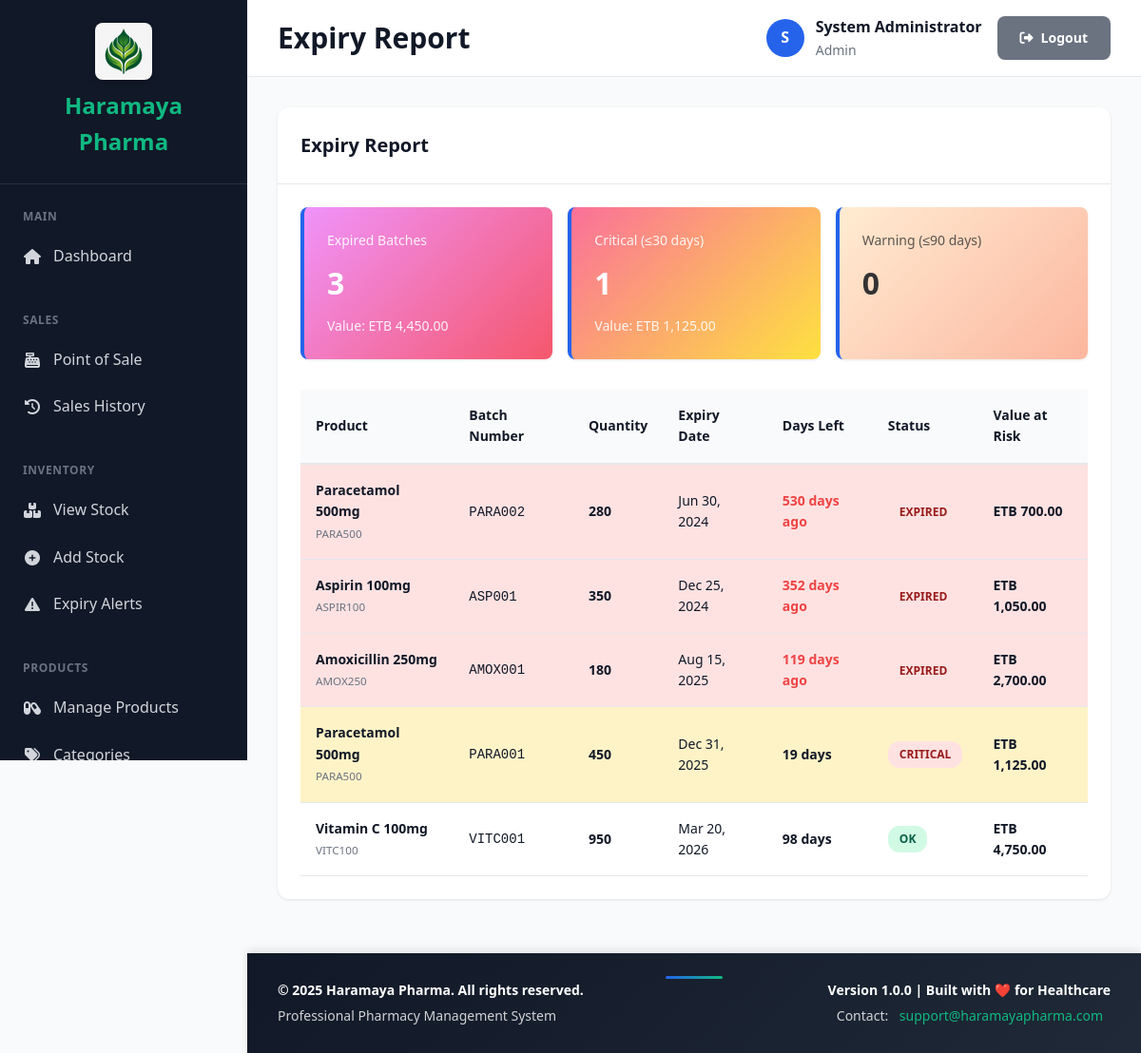
The app's page /modules/reports/expiry-report.php (signed in) with its own data.
### tables this page shows
CREATE TABLE IF NOT EXISTS stock_batches (
    batch_id INT AUTO_INCREMENT PRIMARY KEY,
    product_id INT NOT NULL,
    supplier_id INT NOT NULL,
    batch_number VARCHAR(100) NOT NULL,
    quantity_received INT NOT NULL,
    quantity_remaining INT NOT NULL,
    unit_cost DECIMAL(10,2) NOT NULL,
    expiry_date DATE NOT NULL,
    received_date DATE NOT NULL,
    received_by INT NOT NULL,
    notes TEXT,
    created_at TIMESTAMP DEFAULT CURRENT_TIMESTAMP,
    FOREIGN KEY (product_id) REFERENCES products(product_id) ON DELETE CASCADE,
    FOREIGN KEY (supplier_id) REFERENCES suppliers(supplier_id) ON DELETE RESTRICT,
    FOREIGN KEY (received_by) REFERENCES users(user_id) ON DELETE RESTRICT,
    INDEX idx_product_batch (product_id, batch_number),
    INDEX idx_expiry_date (expiry_date),
    INDEX idx_supplier (supplier_id)
);

CREATE TABLE IF NOT EXISTS products (
    product_id INT AUTO_INCREMENT PRIMARY KEY,
    product_code VARCHAR(50) NOT NULL UNIQUE,
    product_name VARCHAR(200) NOT NULL,
    generic_name VARCHAR(200),
    category_id INT NOT NULL,
    strength VARCHAR(50),
    dosage_form VARCHAR(50),
    unit_price DECIMAL(10,2) NOT NULL,
    reorder_level INT DEFAULT 10,
    requires_prescription BOOLEAN DEFAULT FALSE,
    is_active BOOLEAN DEFAULT TRUE,
    created_at TIMESTAMP DEFAULT CURRENT_TIMESTAMP,
    FOREIGN KEY (category_id) REFERENCES product_categories(category_id) ON DELETE RESTRICT,
    INDEX idx_product_code (product_code),
    INDEX idx_product_name (product_name),
    INDEX idx_category (category_id)
);

### includes/security.php (called while the page is built, shortened)
<?php
function clean($data) {
    return htmlspecialchars($data, ENT_QUOTES, 'UTF-8');
}

### modules/reports/expiry-report.php (the view, shortened to what this page needs)
<?php
$pdo = require __DIR__ . '/../../config/database.php';
require_once __DIR__ . '/../../templates/header.php';
$stmt = $pdo->query("
    SELECT
        p.product_name,
        p.product_code,
        sb.batch_number,
        sb.quantity_remaining,
        sb.expiry_date,
        p.unit_price,
        DATEDIFF(sb.expiry_date, CURDATE()) as days_to_expiry,
        CASE
            WHEN DATEDIFF(sb.expiry_date, CURDATE()) < 0 THEN 'expired'
            WHEN DATEDIFF(sb.expiry_date, CURDATE()) <= 30 THEN 'critical'
            WHEN DATEDIFF(sb.expiry_date, CURDATE()) <= 90 THEN 'warning'
            ELSE 'normal'
        END as status
    FROM stock_batches sb
    JOIN products p ON sb.product_id = p.product_id
    WHERE sb.quantity_remaining > 0
    ORDER BY sb.expiry_date ASC
");
$batches = $stmt->fetchAll();
$expired = array_filter($batches, fn($b) => $b['status'] === 'expired');
$critical = array_filter($batches, fn($b) => $b['status'] === 'critical');
$warning = array_filter($batches, fn($b) => $b['status'] === 'warning');
$expired_value = array_sum(array_map(fn($b) => $b['quantity_remaining'] * $b['unit_price'], $expired));
$critical_value = array_sum(array_map(fn($b) => $b['quantity_remaining'] * $b['unit_price'], $critical));
?>
<div class="card">
    <div class="card-header">
        <h2 class="card-title">Expiry Report</h2>
    </div>
    <div class="card-body">
        <div style="display: grid; grid-template-columns: repeat(auto-fit, minmax(200px, 1fr)); gap: 1rem; margin-bottom: 2rem;">
            <div class="stat-card" style="background: linear-gradient(135deg, #f093fb 0%, #f5576c 100%); color: white; padding: 1.5rem; border-radius: 8px;">
                <div style="font-size: 0.875rem; opacity: 0.9;">Expired Batches</div>
                <div style="font-size: 2rem; font-weight: bold; margin-top: 0.5rem;">
                    <?php echo count($expired); ?>
                </div>
                <div style="font-size: 0.875rem; opacity: 0.9; margin-top: 0.5rem;">
                    Value: ETB <?php echo number_format($expired_value, 2); ?>
                </div>
            </div>
            <div class="stat-card" style="background: linear-gradient(135deg, #fa709a 0%, #fee140 100%); color: white; padding: 1.5rem; border-radius: 8px;">
                <div style="font-size: 0.875rem; opacity: 0.9;">Critical (≤30 days)</div>
                <div style="font-size: 2rem; font-weight: bold; margin-top: 0.5rem;">
                    <?php echo count($critical); ?>
                </div>
                <div style="font-size: 0.875rem; opacity: 0.9; margin-top: 0.5rem;">
                    Value: ETB <?php echo number_format($critical_value, 2); ?>
                </div>
            </div>
            <div class="stat-card" style="background: linear-gradient(135deg, #ffecd2 0%, #fcb69f 100%); color: #333; padding: 1.5rem; border-radius: 8px;">
                <div style="font-size: 0.875rem; opacity: 0.8;">Warning (≤90 days)</div>
                <div style="font-size: 2rem; font-weight: bold; margin-top: 0.5rem;">
                    <?php echo count($warning); ?>
                </div>
            </div>
        </div>
        <div class="table-container">
            <table class="data-table">
                <thead>
                    <tr>
                        <th>Product</th>
                        <th>Batch Number</th>
                        <th>Quantity</th>
                        <th>Expiry Date</th>
                        <th>Days Left</th>
                        <th>Status</th>
                        <th>Value at Risk</th>
                    </tr>
                </thead>
                <tbody>
                    <?php foreach ($batches as $batch): ?>
                    <?php
                        $days = $batch['days_to_expiry'];
                        $value = $batch['quantity_remaining'] * $batch['unit_price'];
                        if ($batch['status'] === 'expired') {
                            $badge = '<span class="badge badge-danger">EXPIRED</span>';
                            $row_style = 'background-color: #fee2e2;';
                        } elseif ($batch['status'] === 'critical') {
                            $badge = '<span class="badge badge-danger">CRITICAL</span>';
                            $row_style = 'background-color: #fef3c7;';
                        } elseif ($batch['status'] === 'warning') {
                            $badge = '<span class="badge badge-warning">WARNING</span>';
                            $row_style = '';
                        } else {
                            $badge = '<span class="badge badge-success">OK</span>';
                            $row_style = '';
                        }
                    ?>
                    <tr style="<?php echo $row_style; ?>">
                        <td>
                            <strong><?php echo clean($batch['product_name']); ?></strong><br>
                            <small style="color: var(--text-secondary);"><?php echo clean($batch['product_code']); ?></small>
                        </td>
                        <td><code><?php echo clean($batch['batch_number']); ?></code></td>
                        <td><strong><?php echo $batch['quantity_remaining']; ?></strong></td>
                        <td><?php echo date('M d, Y', strtotime($batch['expiry_date'])); ?></td>
                        <td>
                            <?php if ($days < 0): ?>
                                <strong style="color: var(--danger-color);"><?php echo abs($days); ?> days ago</strong>
                            <?php else: ?>
                                <strong><?php echo $days; ?> days</strong>
                            <?php endif; ?>
                        </td>
                        <td><?php echo $badge; ?></td>
                        <td><strong>ETB <?php echo number_format($value, 2); ?></strong></td>
                    </tr>
                    <?php endforeach; ?>
                </tbody>
            </table>
        </div>
    </div>
</div>
<?php require_once __DIR__ . '/../../templates/footer.php'; ?>

### assets/css/main.css (style rules this page uses)
:root { --primary-color: #2563eb; --primary-dark: #1e40af; --secondary-color: #10b981; --danger-color: #ef4444; --warning-color: #f59e0b; --success-color: #10b981; --dark-bg: #1f2937; --sidebar-bg: #111827; --content-bg: #f9fafb; --card-bg: #ffffff; --text-primary: #111827; --text-secondary: #6b7280; --border-color: #e5e7eb; --shadow: 0 1px 3px 0 rgba(0, 0, 0, 0.1); --shadow-lg: 0 10px 15px -3px rgba(0, 0, 0, 0.1); }
* { margin: 0; padding: 0; box-sizing: border-box; }
body { font-family: 'Segoe UI', Tahoma, Geneva, Verdana, sans-serif; background: var(--content-bg); color: var(--text-primary); line-height: 1.6; }
.card { background: var(--card-bg); border-radius: 12px; box-shadow: var(--shadow); overflow: hidden; margin-bottom: 1.5rem; }
.card-header { padding: 1.5rem; border-bottom: 1px solid var(--border-color); display: flex; justify-content: space-between; align-items: center; }
.card-title { font-size: 1.25rem; font-weight: 600; color: var(--text-primary); margin: 0; }
.card-body { padding: 1.5rem; }
.stat-card { background: var(--card-bg); padding: 1.5rem; border-radius: 12px; box-shadow: var(--shadow); border-left: 4px solid var(--primary-color); transition: transform 0.2s; }
.table-container { overflow-x: auto; }
.data-table { width: 100%; border-collapse: collapse; font-size: 0.875rem; }
.data-table th { background: var(--content-bg); padding: 1rem; text-align: left; font-weight: 600; color: var(--text-primary); border-bottom: 2px solid var(--border-color); }
.data-table td { padding: 1rem; border-bottom: 1px solid var(--border-color); }
.badge { display: inline-flex; align-items: center; gap: 0.25rem; padding: 0.25rem 0.75rem; border-radius: 12px; font-size: 0.75rem; font-weight: 600; }
.badge-success { background: #d1fae5; color: #065f46; }
.badge-danger { background: #fee2e2; color: #991b1b; }

### records on screen
stock_batches: quantity_remaining.unit_price "1,125.00", product.product_name "Paracetamol 500mg", product.product_code "PARA500", batch_number "PARA001", quantity_remaining "450", expiry_date "Dec 31, 2025", days "19", shows "CRITICAL"
stock_batches: product.product_name "Paracetamol 500mg", product.product_code "PARA500", batch_number "PARA002", quantity_remaining "280", expiry_date "Jun 30, 2024", days "530", shows "EXPIRED", quantity_remaining.unit_price "700.00"
stock_batches: product.product_name "Aspirin 100mg", product.product_code "ASPIR100", batch_number "ASP001", quantity_remaining "350", expiry_date "Dec 25, 2024", days "352", shows "EXPIRED", quantity_remaining.unit_price "1,050.00"
stock_batches: product.product_name "Amoxicillin 250mg", product.product_code "AMOX250", batch_number "AMOX001", quantity_remaining "180", expiry_date "Aug 15, 2025", days "119", shows "EXPIRED", quantity_remaining.unit_price "2,700.00"
stock_batches: product.product_name "Vitamin C 100mg", product.product_code "VITC100", batch_number "VITC001", quantity_remaining "950", expiry_date "Mar 20, 2026", days "98", shows "OK", quantity_remaining.unit_price "4,750.00"

### other values on screen
$page_title "Expiry Report"
substr($current_user['full_name'], 0, 1) "S"
$current_user['full_name'] "System Administrator"
$current_user['role'] "Admin"
count($expired) "3"
$expired_value "4,450.00"
count($critical) "1"
count($warning) "0"
